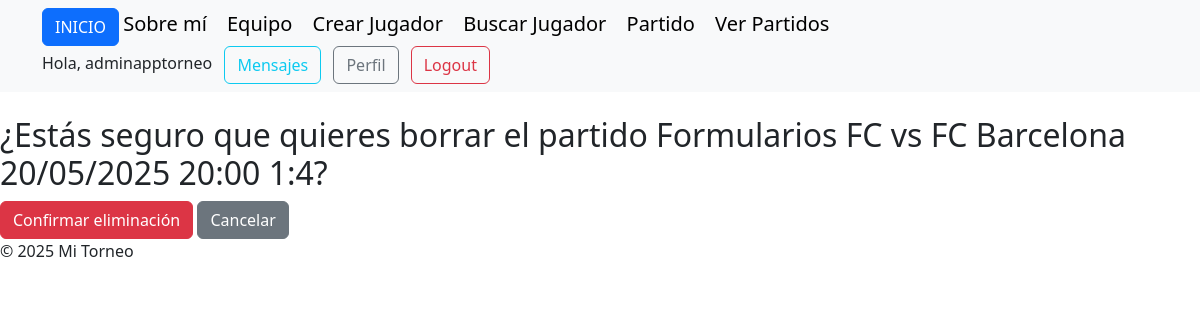
The page /borrar_partido/4/ (signed in) on the database as committed earlier.
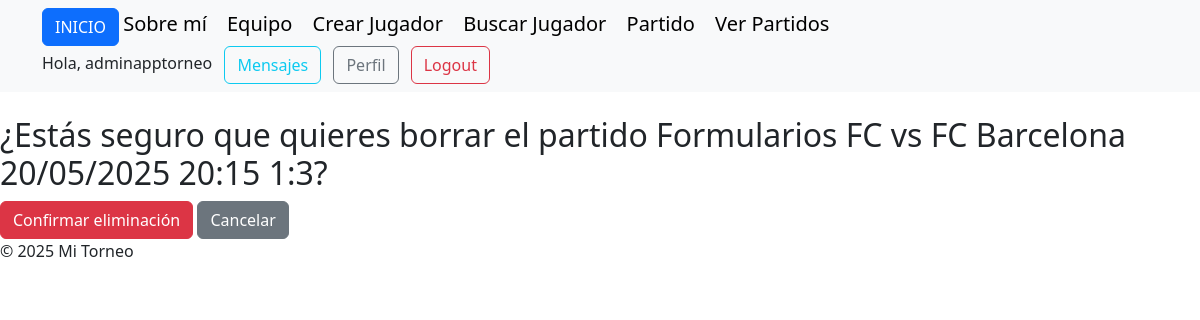
The same page on the database as committed later.
### apptorneo/models.py (models this page shows, shortened)
class Partido(models.Model):
    local= models.ForeignKey(Equipo, on_delete=models.CASCADE, related_name='partidos_local')
    visitante= models.ForeignKey(Equipo, on_delete=models.CASCADE, related_name='partidos_visitante')
    fecha= models.DateTimeField()
    goles_local= models.IntegerField()
    goles_visitante= models.IntegerField()
    imagen = models.ImageField(upload_to='partidos', null=True, blank=True)
    def __str__(self):
            return f"{self.local.nombre} vs {self.visitante.nombre} {self.fecha.strftime('%d/%m/%Y %H:%M')} {self.goles_local}:{self.goles_visitante}"

class Equipo(models.Model):
    nombre= models.CharField(max_length=30)
    año_fundacion= models.IntegerField()

### apptorneo/views.py (the view)
# urls.py: path('borrar_partido/<int:pk>/', PartidoDeleteView.as_view(), name='borrar_partido'),
class PartidoDeleteView(LoginRequiredMixin, DeleteView):
    model = Partido
    template_name = 'apptorneo/partido_confirm_delete.html'
    success_url = reverse_lazy('lista_partidos')

### apptorneo/templates/apptorneo/partido_confirm_delete.html (shortened to what this page needs)
{% extends 'apptorneo/base.html' %}
{% block content %}
  <h2>¿Estás seguro que quieres borrar el partido {{ object }}?</h2>
  <form method="post">
    <button type="submit" class="btn btn-danger">Confirmar eliminación</button>
    <a href="{% url 'lista_partidos' %}" class="btn btn-secondary">Cancelar</a>
  </form>
{% endblock %}

Rows that differ between the two databases and show on the page:
changed Partido: local+visitante+fecha "Formularios FC vs FC Barcelona 20/05/2025 20:00 1:4" → "Formularios FC vs FC Barcelona 20/05/2025 20:15 1:3"
